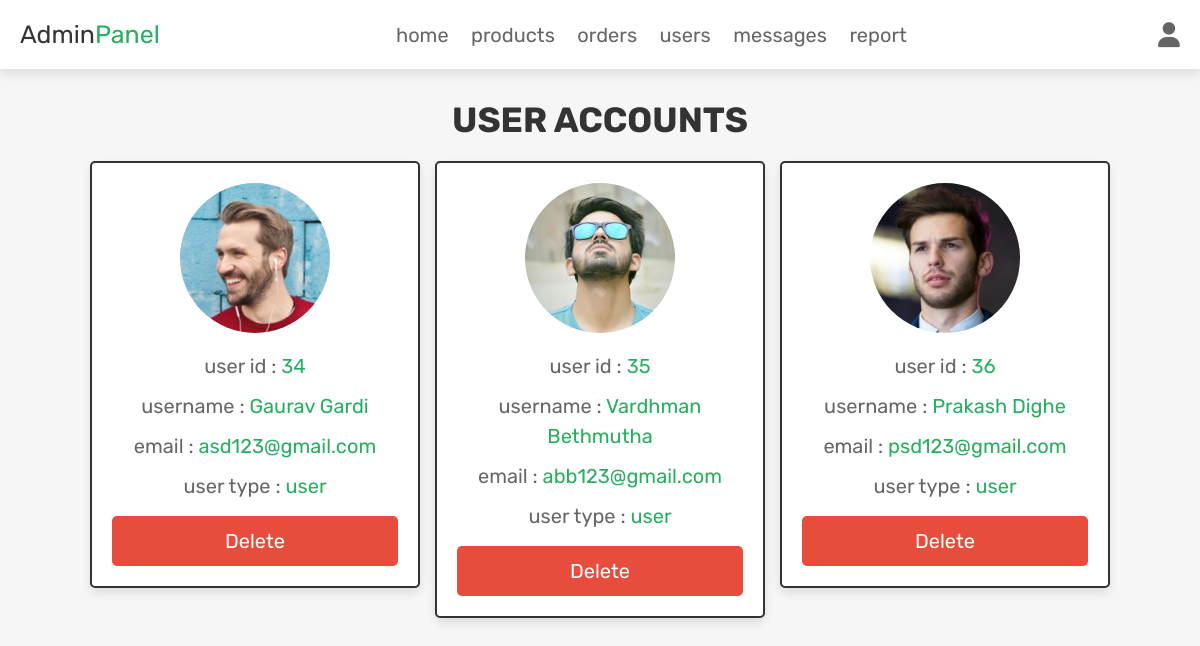
/admin_users.php (signed in), run on the app's committed database.
### tables this page shows
CREATE TABLE `users` (
  `id` int(100) NOT NULL,
  `name` varchar(100) NOT NULL,
  `email` varchar(100) NOT NULL,
  `password` varchar(100) NOT NULL,
  `user_type` varchar(20) NOT NULL DEFAULT 'user',
  `image` varchar(100) NOT NULL
);

### admin_users.php (the view, shortened to what this page needs)
<?php
@include 'config.php';
$admin_id = $_SESSION['admin_id'];
?>
<!DOCTYPE html>
<html lang="en">
<head>
   <link rel="stylesheet" href="https://cdnjs.cloudflare.com/ajax/libs/font-awesome/6.1.1/css/all.min.css">
   <link rel="stylesheet" href="css/admin_style.css">
</head>
<body>
<?php include 'admin_header.php'; ?>
<section class="user-accounts">
   <h1 class="title">user accounts</h1>
   <div class="box-container">
      <?php
         $select_users = $conn->prepare("SELECT * FROM `users`");
         $select_users->execute();
         while($fetch_users = $select_users->fetch(PDO::FETCH_ASSOC)){
      ?>
      <div class="box" style="<?php if($fetch_users['id'] == $admin_id){ echo 'display:none'; }; ?>">
         <img src="uploaded_img/<?= $fetch_users['image']; ?>" alt="">
         <p> user id : <span><?= $fetch_users['id']; ?></span></p>
         <p> username : <span><?= $fetch_users['name']; ?></span></p>
         <p> email : <span><?= $fetch_users['email']; ?></span></p>
         <p> user type : <span style=" color:<?php if($fetch_users['user_type'] == 'admin'){ echo 'orange'; }; ?>"><?= $fetch_users['user_type']; ?></span></p>
         <a href="admin_users.php?delete=<?= $fetch_users['id']; ?>" onclick="return confirm('delete this user?');" class="delete-btn">delete</a>
      </div>
      <?php
      }
      ?>
   </div>
</section>
</body>
</html>

### css/admin_style.css (style rules this page uses)
.user-accounts .box-container { display: grid; grid-template-columns: repeat(auto-fit, 33rem); gap:1.5rem; align-items: flex-start; justify-content:center; }
.user-accounts .box-container .box { border:var(--border); box-shadow: var(--box-shadow); background-color: var(--white); border-radius: .5rem; padding:2rem; text-align: center; }
.user-accounts .box-container .box img { height: 15rem; width: 15rem; border-radius: 50%; object-fit: cover; margin-bottom: 1rem; }
.user-accounts .box-container .box p { line-height: 1.5; padding:.5rem 0; font-size: 2rem; color:var(--light-color); }
.user-accounts .box-container .box p span { color:var(--green); }

### css/components.css (style rules this page uses)
:root { --green:#27ae60; --orange:#f39c12; --red:#e74c3c; --black:#333; --light-color:#666; --white:#fff; --light-bg:#f6f6f6; --border:.2rem solid var(--black); --box-shadow:0 .5rem 1rem rgba(0,0,0,.1); }
* { font-family: 'Rubik', sans-serif; margin:0; padding:0; box-sizing: border-box; outline: none; border:none; text-decoration: none; color:var(--black); }
body { background-color: var(--light-bg); }
html { font-size: 62.5%; overflow-x: hidden; scroll-behavior: smooth; scroll-padding-top: 6.5rem; }
section { padding:3rem 2rem; max-width: 1200px; margin:0 auto; }
.btn, .delete-btn, .option-btn { display: block; width: 100%; margin-top: 1rem; border-radius: .5rem; color:var(--white); font-size: 2rem; padding:1.3rem 3rem; text-transform: capitalize; cursor: pointer; text-align: center; }
.delete-btn { background-color: var(--red); }
.title { text-align: center; margin-bottom: 2rem; text-transform: uppercase; color:var(--black); font-size: 3.5rem; }

### data on the page
users: image (picture), id "34", name "Gaurav Gardi", email "asd123@gmail.com", user_type "user"
users: image (picture), id "35", name "Vardhman Bethmutha", email "abb123@gmail.com", user_type "user"
users: image (picture), id "36", name "Prakash Dighe", email "psd123@gmail.com", user_type "user"
